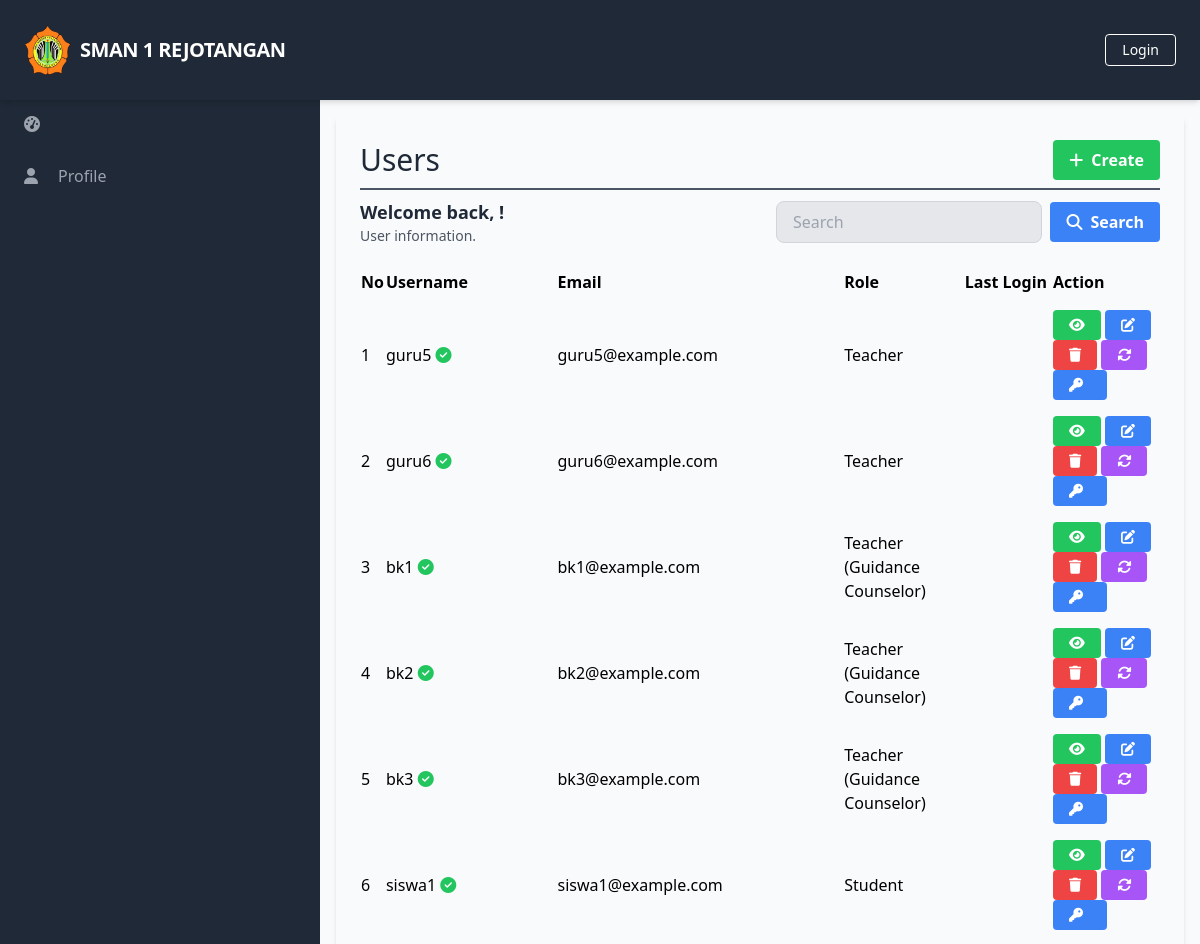
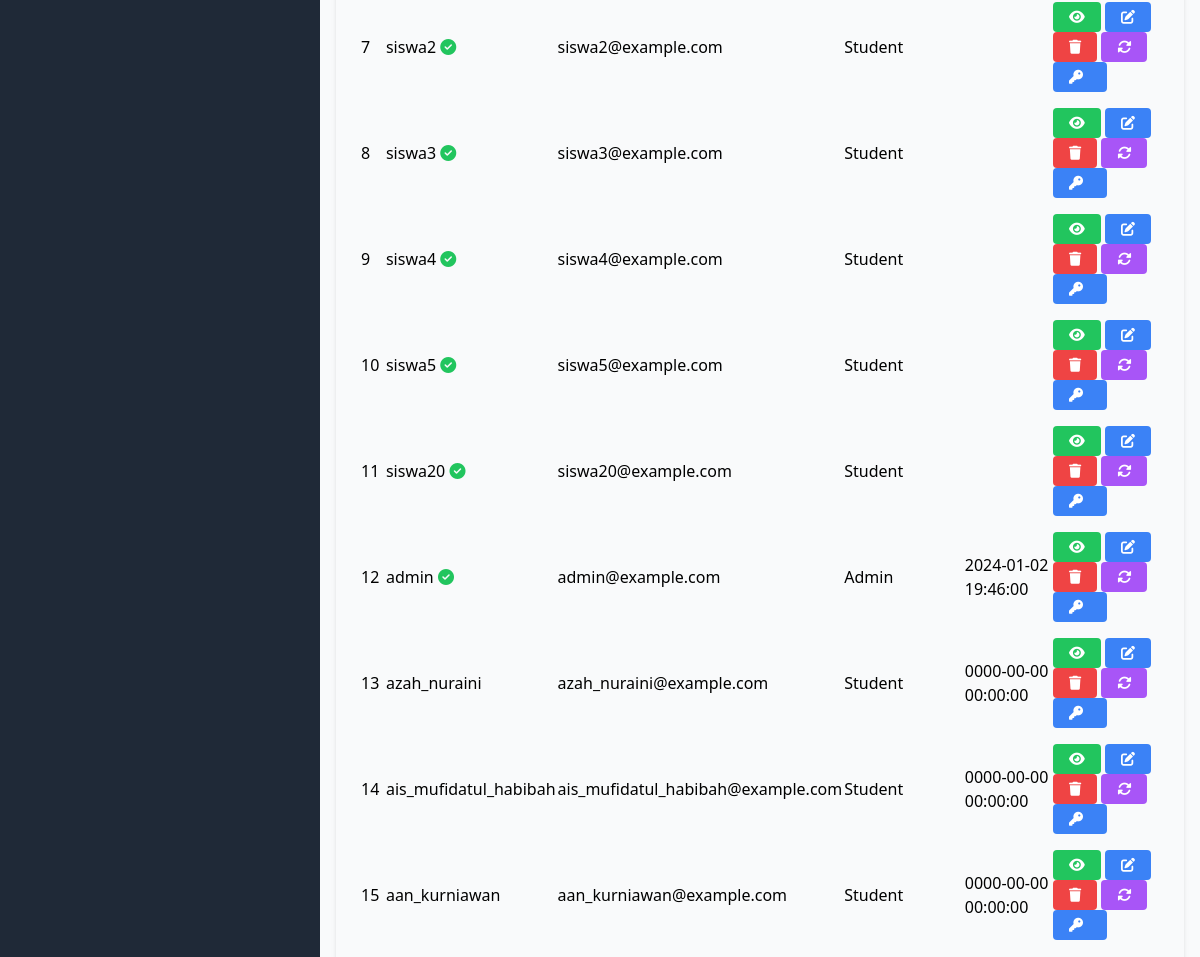
The app's page /manage_users/manage_users_list.php (upper part), older data (2 pictures, top to bottom).
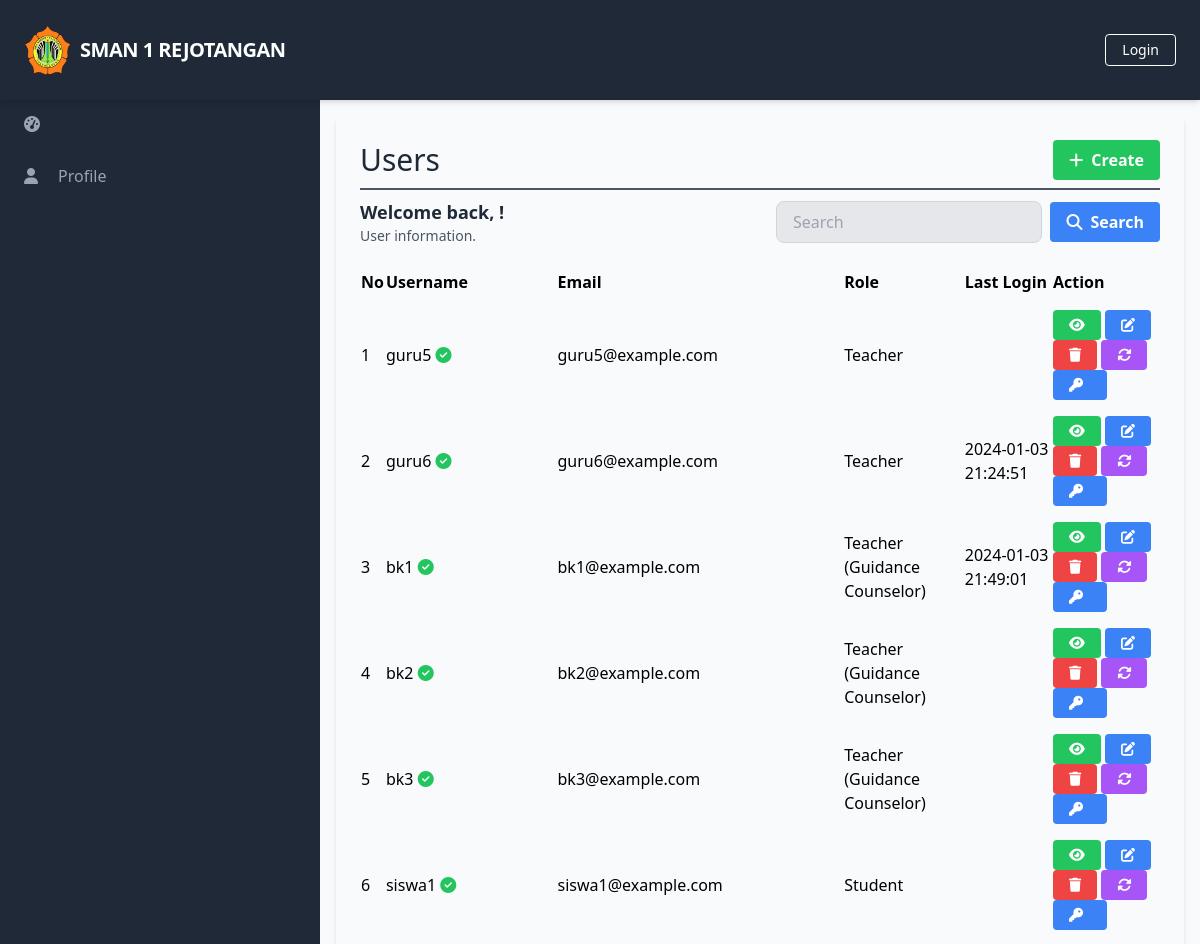
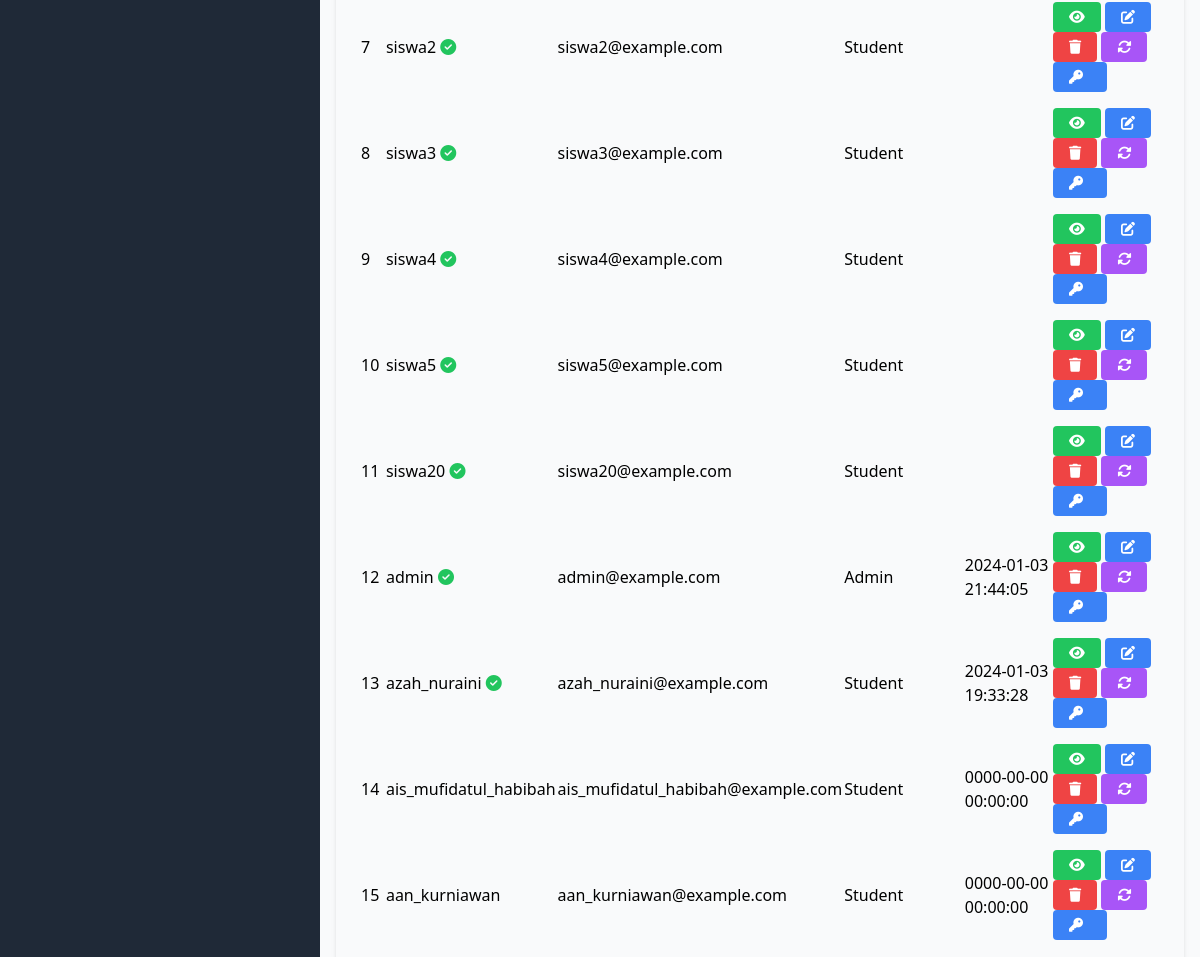
The same page, newer data (2 pictures, top to bottom).
### tables this page shows
CREATE TABLE `Users` (
  `UserID` int(11) NOT NULL,
  `Username` varchar(50) NOT NULL,
  `Password` varchar(255) NOT NULL,
  `Email` varchar(100) NOT NULL,
  `FullName` varchar(100) DEFAULT NULL,
  `DateOfBirth` date DEFAULT NULL,
  `Gender` varchar(10) DEFAULT NULL,
  `Address` text DEFAULT NULL,
  `PhoneNumber` varchar(20) DEFAULT NULL,
  `RoleID` int(11) DEFAULT NULL,
  `AccountCreationDate` timestamp NOT NULL DEFAULT current_timestamp() ON UPDATE current_timestamp(),
  `LastLogin` datetime DEFAULT NULL,
  `AccountStatus` varchar(20) DEFAULT NULL,
  `ProfilePictureURL` varchar(255) DEFAULT NULL,
  `ActivationStatus` varchar(20) DEFAULT NULL
);

CREATE TABLE `Roles` (
  `RoleID` int(11) NOT NULL,
  `RoleName` varchar(50) NOT NULL
);

### database/connection.php (called while the page is built, shortened)
<?php
$baseUrl = "http://localhost/final_project_imam_2023/";

### public/manage_users/manage_users_list.php (the view, shortened to what the changed rows need)
<?php
require_once('../../database/connection.php');
?>
<?php include_once('../components/header.php'); ?>
<div class="h-screen flex flex-col">
    <div class="flex-grow bg-gray-50 flex flex-row shadow-md">
        <main class=" bg-gray-50 flex flex-col flex-1 overflow-y-scroll h-screen flex-shrink-0 sc-hide pb-40">
            <div class="flex items-start justify-start p-6 shadow-md m-4 flex-1 flex-col">
                <div class="flex flex-row justify-between items-center w-full border-b-2 border-gray-600 mb-2 pb-2">
                    <h1 class="text-3xl text-gray-800 font-semibol w-full">Users</h1>
                </div>
                <div class="flex flex-col w-full">
                    <div class="flex flex-row justify-between items-center w-full mb-2 pb-2">
                        <div>
                            <h2 class="text-lg text-gray-800 font-semibold">Welcome back, <?php echo $_SESSION['FullName']; ?>!</h2>
                        </div>
                    </div>
                    <table class="min-w-full">
                        <thead>
                            <tr>
                                <th class="text-left py-2">No</th>
                                <th class="text-left py-2">Username</th>
                                <th class="text-left py-2">Email</th>
                                <th class="text-left py-2">Role</th>
                                <th class="text-left py-2">Last Login</th>
                                <th class="text-left py-2">Action</th>
                            </tr>
                        </thead>
                        <tbody>
                            <?php
                            $searchTerm = isset($_GET['search']) ? $_GET['search'] : '';
                            $page = isset($_GET['page']) ? $_GET['page'] : 1;
                            $query = "SELECT u.UserID, u.Username, u.Email, r.RoleName, u.LastLogin, u.ActivationStatus FROM Users u
                                      LEFT JOIN Roles r ON u.RoleID = r.RoleID
                                      WHERE u.Username LIKE '%$searchTerm%' OR u.Email LIKE '%$searchTerm%'
                                      LIMIT 15 OFFSET " . ($page - 1) * 15;
                            $result = $conn->query($query);
                            $no = 1;
                            while ($row = $result->fetch_assoc()) {
                            ?>
                                <tr>
                                    <td class="py-2"><?php echo $no++; ?></td>
                                    <td class="py-2">
                                        <?php echo $row['Username']; ?>
                                        <?php
                                        if ($row['ActivationStatus'] == 'pending' || $row['ActivationStatus'] == NULL) {
                                            echo '<i class="fas fa-hourglass-half text-yellow-500"></i>';
                                        } elseif ($row['ActivationStatus'] == 'active') {
                                            echo '<i class="fas fa-check-circle text-green-500"></i>';
                                        } elseif ($row['ActivationStatus'] == 'disabled') {
                                            echo '<i class="fas fa-ban text-red-500"></i>';
                                        }
                                        ?>
                                    </td>
                                    <td class="py-2"><?php echo $row['Email']; ?></td>
                                    <td class="py-2"><?php echo $row['RoleName']; ?></td>
                                    <td class="py-2"><?php echo $row['LastLogin']; ?></td>
                                    <td class='py-2'>
                                        <a href="<?php echo $baseUrl; ?>public/manage_users/manage_users_detail.php?id=<?php echo $row['UserID'] ?>" class='bg-green-500 hover-bg-green-700 text-white font-bold py-2 px-4 rounded inline-flex items-center text-sm'>
                                            <i class='fas fa-eye'></i>
                                        </a>
                                        <a href="<?php echo $baseUrl; ?>public/manage_users/manage_users_update.php?id=<?php echo $row['UserID'] ?>" class='bg-blue-500 hover-bg-blue-700 text-white font-bold py-2 px-4 rounded inline-flex items-center text-sm'>
                                            <i class='fas fa-edit'></i>
                                        </a>
                                        <a href="#" onclick="confirmDelete(<?php echo $row['UserID']; ?>)" class='bg-red-500 hover-bg-red-700 text-white font-bold py-2 px-4 rounded inline-flex items-center text-sm'>
                                            <i class='fas fa-trash'></i>
                                        </a>
                                        <a href="#" onclick="confirmUpdateStatus(<?php echo $row['UserID']; ?>, '<?php echo $row['ActivationStatus']; ?>')" class='bg-purple-500 hover-bg-blue-700 text-white font-bold py-2 px-4 rounded inline-flex items-center text-sm'>
                                            <i class='fas fa-sync-alt'></i>
                                        </a>
                                        <a href="<?php echo $baseUrl; ?>public/manage_users/manage_users_reset_password.php?id=<?php echo $row['UserID']; ?>" class="bg-blue-500 hover-bg-blue-700 text-white font-bold py-2 px-4 rounded inline-flex items-center text-sm">
                                            <i class="fas fa-key mr-2"></i>
                                        </a>
                                    </td>
                                </tr>
                            <?php
                            }
                            ?>
                        </tbody>
                    </table>
                </div>
        </main>
    </div>
</div>
</body>
</html>

Row changes from the older to the newer data that the page shows:
changed users "guru6": LastLogin (not shown) → "2024-01-03 21:24:51"
changed users "bk1": LastLogin (not shown) → "2024-01-03 21:49:01"
changed users "admin": LastLogin "2024-01-02 19:46:00" → "2024-01-03 21:44:05"
changed users "azah_nuraini": ActivationStatus "Activated" → "active" (drawn); LastLogin "0000-00-00 00:00:00" → "2024-01-03 19:33:28"
